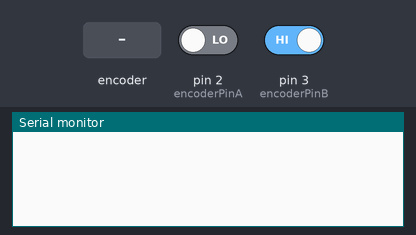
This sketch was run on a simulated Arduino Uno, built with avr-gcc and run on an emulated ATmega328P. Parts: the last lines printed to the serial monitor. Inputs (shaded band) come from the test bench; at power-on: pin 2 (encoderPinA) LOW, pin 3 (encoderPinB) HIGH.

Above: at 1.2 s.
1.3 s: rotary encoder on pin 2 (encoderPinA) / pin 3 (encoderPinB) turned 1 step (first pin leading)
At 2.6 s:
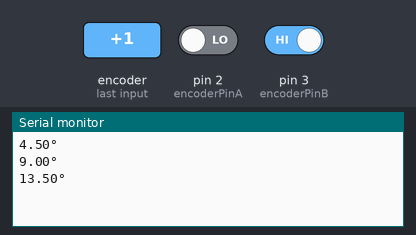
3.0 s: rotary encoder on pin 2 (encoderPinA) / pin 3 (encoderPinB) turned 1 step (first pin leading)
At 4.0 s:
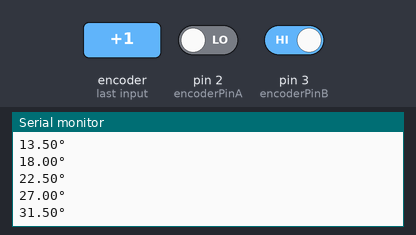
Timing chart, 0 to 6.0 s (numbered marks = the images above; inputs shaded):
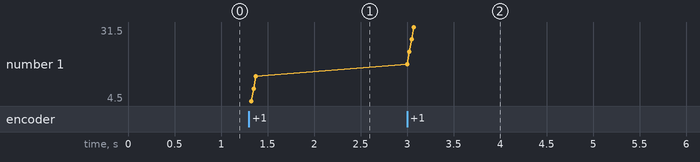

The sketch:

1_encoder_demo.ino
```cpp
#include "rotary_encoder.h"

void setup() {
    Serial.begin(9600);//原始值为115200
    ROTARYENCODER_Init();
}

void loop() {
    ROTARYENCODER_Show();
}
```

rotary_encoder.cpp
```cpp
/********************************************
 *@File: 旋转编码器读取（不带开关），使用中断实现
 *@Author: xxy
 *@Date: 2024.2.13
    参考：https://blog.csdn.net/lihe4151021/article/details/121776815
     顺时针转一圈：80
    逆时针转一圈：-80
 *********************************************/
#include "rotary_encoder.h"

//volatile long temp, encoderCounter =0; //This variable will increase or decreas depending on the rotation of encoder
int counterLast = 0;
int encoderCounter = 0; //This variable will increase or decreas depending on the rotation of encoder
int encoderPinA = 2; //interrupt pin 2
int encoderPinB = 3; //interrrupt pin 3

// 初始化
void ROTARYENCODER_Init(void) {
    // encoder setup
    pinMode(encoderPinA, INPUT);
    pinMode(encoderPinB, INPUT);
    //Setting up interrupt
    //attach an interrupt to pin encoderPinA & encoderPinA of the Arduino, and when the pulse is in the CHANGE edge
    //  called the function
    //B rising pulse from encodenren activated ai1(). AttachInterrupt 1 isDigitalPin nr 3 on moust Arduino.
    attachInterrupt(digitalPinToInterrupt(encoderPinA), ROTARYENCODER_INTA, CHANGE);
    attachInterrupt(digitalPinToInterrupt(encoderPinB), ROTARYENCODER_INTB, CHANGE);
}

// 获取编码器数据/角度
double ROTARYENCODER_GetData(void) {
    double angle = 0.0;
    // Send the value of counter
    //double angle = encoderCounter*360/172032.0;//ppr=172032
    return angle = encoderCounter*4.5;  //一圈对应数值80
}

// 维测函数
void ROTARYENCODER_Show(void) {
    double angle = 0.0;
    angle = ROTARYENCODER_GetData();
    // 编码器值有变化，才打印，避免刷屏
    if (encoderCounter!= counterLast) {
        counterLast = encoderCounter;  // 更新
        //Serial.println(encoderCounter);
        Serial.print(angle);
        Serial.println("°");
    }
}

// 中断响应函数-A相
void ROTARYENCODER_INTA() {
    // look for a low-to-high on channel A
    if (digitalRead(encoderPinA) == HIGH) {
        // check channel B to see which way encoder is turning
        if (digitalRead(encoderPinB) == LOW) {
            encoderCounter = encoderCounter + 1;         // CW
        } else {
            encoderCounter = encoderCounter - 1;         // CCW
        }
    } else {   // must be a high-to-low edge on channel A
        // check channel B to see which way encoder is turning
        if (digitalRead(encoderPinB) == HIGH) {
            encoderCounter = encoderCounter + 1;          // CW
        } else {
            encoderCounter = encoderCounter - 1;          // CCW
        }
    }
    // Serial.println(encoder0Pos, DEC);
    // use for debugging - remember to comment out
}

// 中断响应函数-B相
void ROTARYENCODER_INTB() {
    // look for a low-to-high on channel B
    if (digitalRead(encoderPinB) == HIGH) {
        // check channel A to see which way encoder is turning
        if (digitalRead(encoderPinA) == HIGH) {
            encoderCounter = encoderCounter + 1;         // CW
        } else {
            encoderCounter = encoderCounter - 1;         // CCW
        }
    } else { // Look for a high-to-low on channel B
        // check channel B to see which way encoder is turning
        if (digitalRead(encoderPinA) == LOW) {
            encoderCounter = encoderCounter + 1;          // CW
        } else {
            encoderCounter = encoderCounter - 1;          // CCW
        }
    }
}
```

rotary_encoder.h
```cpp
 #ifndef __ROTARY_ENCODER_H
#define __ROTARY_ENCODER_H

#include <Arduino.h>

// internal
void ROTARYENCODER_INTA();
void ROTARYENCODER_INTB();
// external
void ROTARYENCODER_Init(void);
void ROTARYENCODER_Show(void);
double ROTARYENCODER_GetData(void);

#endif
```

Measured:
- after the input at 1.3 s, the serial monitor: prints a new line at once (image 1)
- after the input at 3.0 s, the serial monitor: prints a new line at once (image 2)
- plotted number 1: 13.5 → 31.5 after the input at 3.0 s
